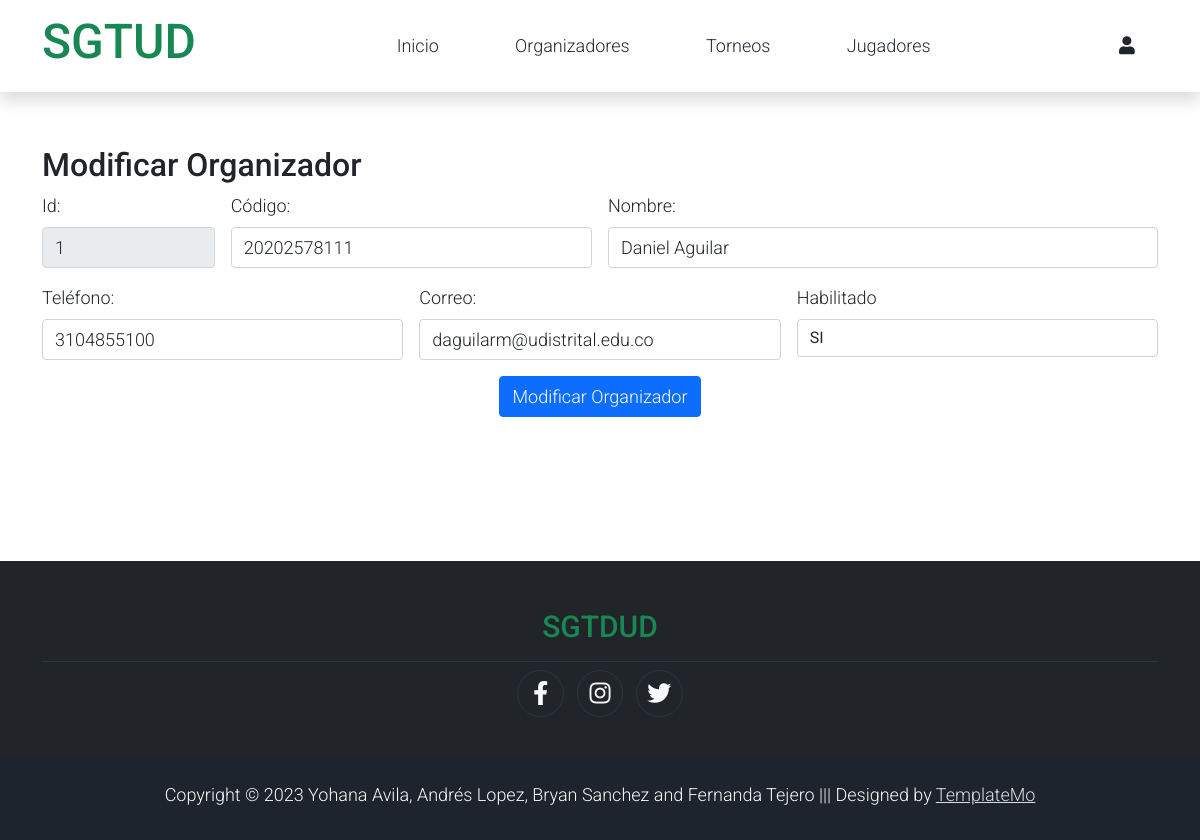
/Administrador/modificar_organizador.php?id=1, run on the app's committed database.
### tables this page shows
CREATE TABLE organizador(
	id int PRIMARY KEY AUTO_INCREMENT,
    codigo_carrera double not null, 
    nombre varchar(50) not null,
    telefono double not null, 
    correo varchar(50) not null,
    habilitado varchar(6),
    id_torneo int,
    foreign key (id_torneo) references torneo (id)
);

### Administrador/modificar_organizador.php (the view, shortened to what this page needs)
<!DOCTYPE html>
<html lang="en">
<head>
    <link rel="stylesheet" href="../assets/css/bootstrap.min.css">
    <link rel="stylesheet" href="../assets/css/templatemo.css">
    <link rel="stylesheet" href="../assets/css/custom.css">
    <link rel="stylesheet" href="../assets/css/fontawesome.min.css">
</head>
<body>
    <nav class="navbar navbar-expand-lg navbar-light shadow">
        <div class="container d-flex justify-content-between align-items-center">
            <a class="navbar-brand text-success logo h1 align-self-center" href="../index.php">
                SGTUD
            </a>
            <div class="align-self-center collapse navbar-collapse flex-fill  d-lg-flex justify-content-lg-between" id="templatemo_main_nav">
                <div class="flex-fill">
                    <ul class="nav navbar-nav d-flex justify-content-between mx-lg-auto">
                        <li class="nav-item">
                            <a class="nav-link" href="../index.php">Inicio</a>
                        </li>
                        <li class="nav-item">
                            <a class="nav-link" href="../Administrador/organizador.php">Organizadores</a>
                        </li>
                        <li class="nav-item">
                            <a class="nav-link" href="../torneos.php">Torneos</a>
                        </li>
                        <li class="nav-item">
                            <a class="nav-link" href="./players.php">Jugadores</a>
                        </li>
                    </ul>
                </div>
                <div class="navbar align-self-center d-flex">
                    <a class="nav-icon position-relative text-decoration-none" href=".../account.html">
                        <i class="fa fa-fw fa-user text-dark mr-3"></i>
                    </a>
                </div>
            </div>
        </div>
    </nav>
    <?php
    include('./consultarSQL.php');
    $cod=$_GET['id'];
    $res=buscarorganizadores($cod);
    foreach($res as $row){
    ?>
    <div class="container"> <br><br>
        <h2 class="text-black">Modificar Organizador</h2>
        <form action="./modificarOrganizador.php" method="GET" class="row g-3">
            <div class="col-2">
                <label for="txt_Id" class="form-label">Id:</label>
                <input type="text" class="form-control" name="txt_Id" value="<?php echo $row['id']?>" readonly>
            </div>
            <div class="col-4">
                <label for="txt_codCarrera" class="form-label">Código: </label>
                <input type="text" class="form-control" name="txt_codCarrera" value="<?php echo $row['codigo_carrera']?>">
            </div>
            <div class="col-6">
                <label for="txt_nombre" class="form-label">Nombre: </label>
                <input type="text" class="form-control" name="txt_nombre"  value="<?php echo $row['nombre']?>">
            </div>
            <div class="col-4">
                <label for="txt_telefono" class="form-label">Teléfono: </label>
                <input type="text" class="form-control" name="txt_telefono" value="<?php echo $row['telefono']?>">
            </div>
            <div class="col-4">
                <label for="txt_correo" class="form-label">Correo: </label>
                <input type="text" class="form-control" name="txt_correo" value="<?php echo $row['correo']?>">
            </div>
            <div class="col-4">
                <label for="txt_habilitado" class="form-label">Habilitado</label>
                <select name="txt_habilitado" class="form-control"required>
                    <option value="SI">SI</option>
                </select>
            </div>
            <?php }?>
            <center>
            <input type="submit" value="Modificar Organizador" class="btn btn-primary">
            </center>
        </form>
    </div>
    <footer class="bg-dark" id="tempaltemo_footer">
        <div class="container">
            <div class="col-md-12 pt-5">
                <h2 class="h2 text-success border-bottom pb-3 border-light logo text-center">SGTDUD</h2>
            </div>
            <div class="row text-light mb-4 align-items-center">
                <div style="display: flex; justify-content: center; align-items: center;">
                    <ul class="list-inline text-left footer-icons " >
                        <li class="list-inline-item border border-light rounded-circle text-center" >
                            <a class="text-light text-decoration-none" target="_blank" href="http://facebook.com/"><i class="fab fa-facebook-f fa-lg fa-fw"></i></a>
                        </li>
                        <li class="list-inline-item border border-light rounded-circle text-center">
                            <a class="text-light text-decoration-none" target="_blank" href="https://www.instagram.com/"><i class="fab fa-instagram fa-lg fa-fw"></i></a>
                        </li>
                        <li class="list-inline-item border border-light rounded-circle text-center">
                            <a class="text-light text-decoration-none" target="_blank" href="https://twitter.com/"><i class="fab fa-twitter fa-lg fa-fw"></i></a>
                        </li>
                    </ul>
                </div>
            </div>
        </div>
        <div class="w-100 bg-black py-3 text-center">
            <div class="container">
                <div class="row pt-2">
                    <div class="col-12">
                        <p class="text-left text-light">
                            Copyright &copy; 2023 Yohana Avila, Andrés Lopez, Bryan Sanchez and Fernanda Tejero
                            ||| Designed by <a rel="sponsored" href="https://templatemo.com/tm-559-zay-shop" target="_blank">TemplateMo</a>
                        </p>
                    </div>
                </div>
            </div>
        </div>
    </footer>
</body>
</html>

### assets/css/templatemo.css (style rules this page uses)
body, ul, li, p, a, label, input, div { font-family: 'Roboto', sans-serif; font-size: 18px !important; font-weight: 300 !important; }
.h1 { font-family: 'Roboto', sans-serif; font-size: 48px !important; font-weight: 200 !important; }
.h2 { font-family: 'Roboto', sans-serif; font-size: 30px !important; font-weight: 300; }
.logo { font-weight: 500 !important; }
.text-success { color: #59ab6e !important; }
.text-light { color: #cfd6e1 !important; }
.bg-dark { background-color: #212934 !important; }
.bg-black { background-color: #1d242d !important; }
#templatemo_main_nav a { color: #212934; }
#templatemo_main_nav .navbar .nav-icon { margin-right: 20px; }
.form-control { border: 1px solid #e8e8e8; }
#tempaltemo_footer a { color: #dcdde1; }
#tempaltemo_footer ul.footer-icons li { width: 2.6em; height: 2.6em; line-height: 2.6em; }
#tempaltemo_footer .border-light { border-color: #2d343f !important; }
@media (min-width: 768px) { #templatemo_main_nav .navbar-nav { max-width: 450px; } }
@media (min-width: 992px) { #templatemo_main_nav .navbar-nav { max-width: 550px; } }

### data on the page
organizador: txt_Id "1", txt_codCarrera "20202578111", txt_nombre "Daniel Aguilar", txt_telefono "3104855100", txt_correo "daguilarm@udistrital.edu.co"
